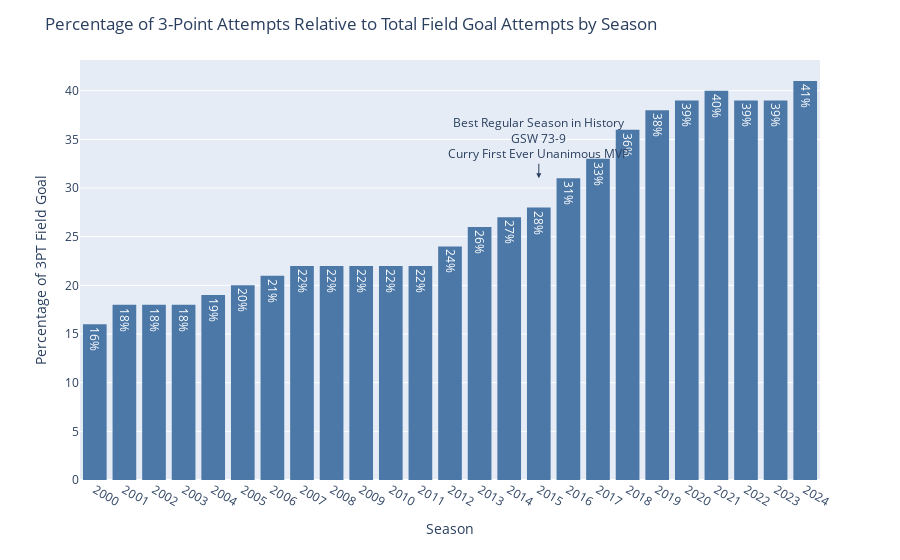

Notebook code for this chart:
### Markdown cell above
Rise in Three-Point Shooting as a Necessity:

This project visualizes the increase in three-point attempt percentage over time, especially after the 2014 season, showing how the game has evolved toward more three-point shooting.

### Code cell
fig = px.histogram(stats, x="SEASON_ID", y= "PCT FG3A", nbins= 25)

fig.update_traces(text=stats["PCT FG3A STR"], textposition = "auto", marker_color = "#4C78A8")
fig.update_layout(
    title = "Percentage of 3-Point Attempts Relative to Total Field Goal Attempts by Season",
    xaxis_title = "Season",
    yaxis_title = "Percentage of 3PT Field Goal"
)
fig.add_annotation(
    x=15, y= 31,
    text="Best Regular Season in History<br>GSW 73-9<br>Curry First Ever Unanimous MVP",
    arrowhead=2,
    ax=0,
    ay=-40
)


fig.show()

### Figure 1 — Plotly figure (JSON) as saved in the notebook; plotly's stock layout.template omitted (floating-point values rounded to 4 significant figures)
{"data": [{"alignmentgroup": "True", "bingroup": "x", "histfunc": "sum", "hovertemplate": "SEASON_ID=%{x}<br>sum of PCT FG3A=%{y}<extra></extra>", "legendgroup": "", "marker": {"color": "#4C78A8", "pattern": {"shape": ""}}, "name": "", "nbinsx": 25, "offsetgroup": "", "orientation": "v", "showlegend": false, "text": ["16%", "18%", "18%", "18%", "19%", "20%", "21%", "22%", "22%", "22%", "22%", "22%", "24%", "26%", "27%", "28%", "31%", "33%", "36%", "38%", "39%", "40%", "39%", "39%", "41%"], "textposition": "auto", "type": "histogram", "x": ["2000", "2001", "2002", "2003", "2004", "2005", "2006", "2007", "2008", "2009", "2010", "2011", "2012", "2013", "2014", "2015", "2016", "2017", "2018", "2019", "2020", "2021", "2022", "2023", "2024"], "xaxis": "x", "y": [16, 18, 18, 18, 19, 20, 21, 22, 22, 22, 22, 22, 24, 26, 27, 28, 31, 33, 36, 38, 39, 40, 39, 39, 41], "yaxis": "y"}], "layout": {"annotations": [{"arrowhead": 2, "ax": 0, "ay": -40, "text": "Best Regular Season in History<br>GSW 73-9<br>Curry First Ever Unanimous MVP", "x": 15, "y": 31}], "barmode": "relative", "legend": {"tracegroupgap": 0}, "margin": {"t": 60}, "title": {"text": "Percentage of 3-Point Attempts Relative to Total Field Goal Attempts by Season"}, "xaxis": {"anchor": "y", "domain": [0, 1], "title": {"text": "Season"}}, "yaxis": {"anchor": "x", "domain": [0, 1], "title": {"text": "Percentage of 3PT Field Goal"}}}}
